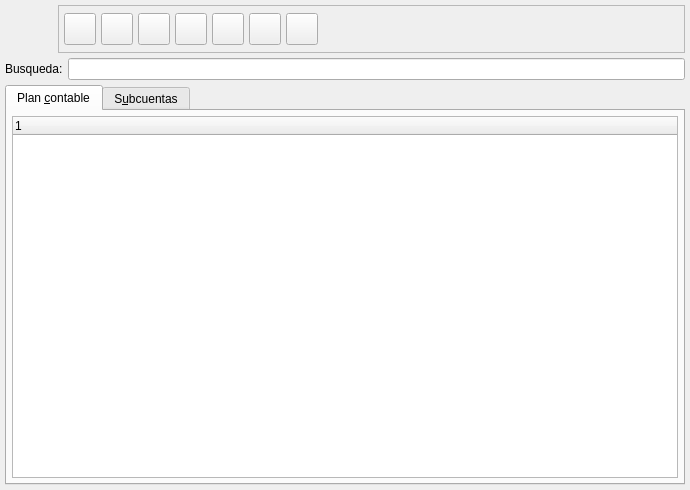
<ui version="4.0" >
 <author>aaloy</author>
 <comment>Pla de comptes		</comment>
 <class>BcPlanContableListBase</class>
 <widget class="QWidget" name="BcPlanContableListBase" >
  <property name="geometry" >
   <rect>
    <x>0</x>
    <y>0</y>
    <width>690</width>
    <height>490</height>
   </rect>
  </property>
  <property name="windowTitle" >
   <string>Plan de cuentas</string>
  </property>
  <property name="windowIcon" >
   <iconset resource="../../bulmages.qrc" >
    <normaloff>:/Images/account_plan.png</normaloff>:/Images/account_plan.png</iconset>
  </property>
  <property name="toolTip" >
   <string comment="Manteniment del plà de comptes" />
  </property>
  <layout class="QVBoxLayout" >
   <property name="spacing" >
    <number>5</number>
   </property>
   <property name="margin" >
    <number>5</number>
   </property>
   <item>
    <layout class="QHBoxLayout" >
     <property name="spacing" >
      <number>5</number>
     </property>
     <property name="margin" >
      <number>0</number>
     </property>
     <item>
      <widget class="QLabel" name="pixmapLabel1" >
       <property name="minimumSize" >
        <size>
         <width>48</width>
         <height>48</height>
        </size>
       </property>
       <property name="maximumSize" >
        <size>
         <width>48</width>
         <height>48</height>
        </size>
       </property>
       <property name="pixmap" >
        <pixmap resource="../../bulmages.qrc" >:/Images/account_plan.png</pixmap>
       </property>
       <property name="scaledContents" >
        <bool>true</bool>
       </property>
      </widget>
     </item>
     <item>
      <widget class="QFrame" name="frame_3" >
       <property name="sizePolicy" >
        <sizepolicy vsizetype="Fixed" hsizetype="Expanding" >
         <horstretch>0</horstretch>
         <verstretch>0</verstretch>
        </sizepolicy>
       </property>
       <property name="minimumSize" >
        <size>
         <width>42</width>
         <height>42</height>
        </size>
       </property>
       <property name="maximumSize" >
        <size>
         <width>16777215</width>
         <height>48</height>
        </size>
       </property>
       <property name="frameShape" >
        <enum>QFrame::StyledPanel</enum>
       </property>
       <property name="frameShadow" >
        <enum>QFrame::Raised</enum>
       </property>
       <layout class="QHBoxLayout" >
        <property name="spacing" >
         <number>5</number>
        </property>
        <property name="margin" >
         <number>5</number>
        </property>
        <item>
         <widget class="QToolButton" name="mui_crear" >
          <property name="sizePolicy" >
           <sizepolicy vsizetype="Fixed" hsizetype="Fixed" >
            <horstretch>0</horstretch>
            <verstretch>0</verstretch>
           </sizepolicy>
          </property>
          <property name="minimumSize" >
           <size>
            <width>32</width>
            <height>32</height>
           </size>
          </property>
          <property name="maximumSize" >
           <size>
            <width>32</width>
            <height>32</height>
           </size>
          </property>
          <property name="toolTip" >
           <string>Nueva cuenta</string>
          </property>
          <property name="whatsThis" >
           <string>Nueva cuenta</string>
          </property>
          <property name="text" >
           <string/>
          </property>
          <property name="icon" >
           <iconset resource="../../bulmages.qrc" >
            <normaloff>:/Images/document-new.png</normaloff>:/Images/document-new.png</iconset>
          </property>
          <property name="iconSize" >
           <size>
            <width>32</width>
            <height>32</height>
           </size>
          </property>
          <property name="shortcut" >
           <string>Ctrl+N</string>
          </property>
         </widget>
        </item>
        <item>
         <widget class="QToolButton" name="mui_editar" >
          <property name="sizePolicy" >
           <sizepolicy vsizetype="Fixed" hsizetype="Fixed" >
            <horstretch>0</horstretch>
            <verstretch>0</verstretch>
           </sizepolicy>
          </property>
          <property name="minimumSize" >
           <size>
            <width>32</width>
            <height>32</height>
           </size>
          </property>
          <property name="maximumSize" >
           <size>
            <width>32</width>
            <height>32</height>
           </size>
          </property>
          <property name="toolTip" >
           <string>Editar cuenta</string>
          </property>
          <property name="whatsThis" >
           <string>Editar cuenta</string>
          </property>
          <property name="text" >
           <string/>
          </property>
          <property name="icon" >
           <iconset resource="../../bulmages.qrc" >
            <normaloff>:/Images/document-open.png</normaloff>:/Images/document-open.png</iconset>
          </property>
          <property name="iconSize" >
           <size>
            <width>32</width>
            <height>32</height>
           </size>
          </property>
          <property name="shortcut" >
           <string>Ctrl+E</string>
          </property>
         </widget>
        </item>
        <item>
         <widget class="QToolButton" name="mui_borrar" >
          <property name="sizePolicy" >
           <sizepolicy vsizetype="Fixed" hsizetype="Fixed" >
            <horstretch>0</horstretch>
            <verstretch>0</verstretch>
           </sizepolicy>
          </property>
          <property name="minimumSize" >
           <size>
            <width>32</width>
            <height>32</height>
           </size>
          </property>
          <property name="maximumSize" >
           <size>
            <width>32</width>
            <height>32</height>
           </size>
          </property>
          <property name="toolTip" >
           <string>Borrar cuenta</string>
          </property>
          <property name="whatsThis" >
           <string>Borrar cuenta</string>
          </property>
          <property name="text" >
           <string/>
          </property>
          <property name="icon" >
           <iconset>
            <normaloff>:Images/edit-delete.png</normaloff>:Images/edit-delete.png</iconset>
          </property>
          <property name="iconSize" >
           <size>
            <width>32</width>
            <height>32</height>
           </size>
          </property>
          <property name="shortcut" >
           <string>Ctrl+D</string>
          </property>
         </widget>
        </item>
        <item>
         <widget class="QToolButton" name="mui_imprimir" >
          <property name="minimumSize" >
           <size>
            <width>32</width>
            <height>32</height>
           </size>
          </property>
          <property name="maximumSize" >
           <size>
            <width>32</width>
            <height>32</height>
           </size>
          </property>
          <property name="toolTip" >
           <string>Imprimir cuentas</string>
          </property>
          <property name="whatsThis" >
           <string>Imprimir cuentas</string>
          </property>
          <property name="text" >
           <string/>
          </property>
          <property name="icon" >
           <iconset resource="../../bulmages.qrc" >
            <normaloff>:/Images/document-print.png</normaloff>:/Images/document-print.png</iconset>
          </property>
          <property name="iconSize" >
           <size>
            <width>32</width>
            <height>32</height>
           </size>
          </property>
          <property name="shortcut" >
           <string>Ctrl+P</string>
          </property>
         </widget>
        </item>
        <item>
         <widget class="QToolButton" name="mui_exportar" >
          <property name="sizePolicy" >
           <sizepolicy vsizetype="Fixed" hsizetype="Fixed" >
            <horstretch>0</horstretch>
            <verstretch>0</verstretch>
           </sizepolicy>
          </property>
          <property name="minimumSize" >
           <size>
            <width>32</width>
            <height>32</height>
           </size>
          </property>
          <property name="maximumSize" >
           <size>
            <width>32</width>
            <height>32</height>
           </size>
          </property>
          <property name="toolTip" >
           <string>Exportar cuentas</string>
          </property>
          <property name="whatsThis" >
           <string>Exportar cuentas</string>
          </property>
          <property name="text" >
           <string/>
          </property>
          <property name="icon" >
           <iconset resource="../../bulmages.qrc" >
            <normaloff>:/Images/document-import.png</normaloff>:/Images/document-import.png</iconset>
          </property>
          <property name="iconSize" >
           <size>
            <width>32</width>
            <height>32</height>
           </size>
          </property>
         </widget>
        </item>
        <item>
         <widget class="QToolButton" name="mui_importar" >
          <property name="sizePolicy" >
           <sizepolicy vsizetype="Fixed" hsizetype="Fixed" >
            <horstretch>0</horstretch>
            <verstretch>0</verstretch>
           </sizepolicy>
          </property>
          <property name="minimumSize" >
           <size>
            <width>32</width>
            <height>32</height>
           </size>
          </property>
          <property name="maximumSize" >
           <size>
            <width>32</width>
            <height>32</height>
           </size>
          </property>
          <property name="toolTip" >
           <string>Importar cuentas</string>
          </property>
          <property name="whatsThis" >
           <string>Importar cuentas</string>
          </property>
          <property name="text" >
           <string/>
          </property>
          <property name="icon" >
           <iconset resource="../../bulmages.qrc" >
            <normaloff>:/Images/document-export.png</normaloff>:/Images/document-export.png</iconset>
          </property>
          <property name="iconSize" >
           <size>
            <width>32</width>
            <height>32</height>
           </size>
          </property>
         </widget>
        </item>
        <item>
         <widget class="QToolButton" name="mui_actualizar" >
          <property name="sizePolicy" >
           <sizepolicy vsizetype="Fixed" hsizetype="Fixed" >
            <horstretch>0</horstretch>
            <verstretch>0</verstretch>
           </sizepolicy>
          </property>
          <property name="minimumSize" >
           <size>
            <width>32</width>
            <height>32</height>
           </size>
          </property>
          <property name="maximumSize" >
           <size>
            <width>32</width>
            <height>32</height>
           </size>
          </property>
          <property name="toolTip" >
           <string>Actualizar listado</string>
          </property>
          <property name="whatsThis" >
           <string>Actualizar listado</string>
          </property>
          <property name="text" >
           <string/>
          </property>
          <property name="icon" >
           <iconset resource="../../bulmages.qrc" >
            <normaloff>:/Images/view-refresh.png</normaloff>:/Images/view-refresh.png</iconset>
          </property>
          <property name="iconSize" >
           <size>
            <width>32</width>
            <height>32</height>
           </size>
          </property>
          <property name="shortcut" >
           <string>F5</string>
          </property>
         </widget>
        </item>
        <item>
         <spacer>
          <property name="orientation" >
           <enum>Qt::Horizontal</enum>
          </property>
          <property name="sizeType" >
           <enum>QSizePolicy::Expanding</enum>
          </property>
          <property name="sizeHint" stdset="0" >
           <size>
            <width>161</width>
            <height>34</height>
           </size>
          </property>
         </spacer>
        </item>
       </layout>
      </widget>
     </item>
    </layout>
   </item>
   <item>
    <layout class="QHBoxLayout" >
     <property name="spacing" >
      <number>5</number>
     </property>
     <property name="margin" >
      <number>0</number>
     </property>
     <item>
      <widget class="QLabel" name="TextLabel2" >
       <property name="text" >
        <string>Busqueda:</string>
       </property>
      </widget>
     </item>
     <item>
      <widget class="QLineEdit" name="mui_busqueda" />
     </item>
    </layout>
   </item>
   <item>
    <widget class="QTabWidget" name="TabWidget2" >
     <property name="currentIndex" >
      <number>0</number>
     </property>
     <widget class="QWidget" name="tab1" >
      <attribute name="title" >
       <string>Plan &amp;contable</string>
      </attribute>
      <layout class="QVBoxLayout" >
       <property name="spacing" >
        <number>5</number>
       </property>
       <property name="margin" >
        <number>5</number>
       </property>
       <item>
        <widget class="QTreeWidget" name="mui_arbolcuentas" >
         <column>
          <property name="text" >
           <string>1</string>
          </property>
         </column>
        </widget>
       </item>
      </layout>
     </widget>
     <widget class="QWidget" name="tab2" >
      <attribute name="title" >
       <string>S&amp;ubcuentas</string>
      </attribute>
      <layout class="QGridLayout" >
       <property name="margin" >
        <number>5</number>
       </property>
       <property name="spacing" >
        <number>5</number>
       </property>
       <item row="0" column="0" >
        <widget class="QTableWidget" name="mui_tablacuentas" />
       </item>
      </layout>
     </widget>
    </widget>
   </item>
  </layout>
 </widget>
 <layoutdefault spacing="6" margin="11" />
 <tabstops>
  <tabstop>mui_busqueda</tabstop>
  <tabstop>TabWidget2</tabstop>
  <tabstop>mui_arbolcuentas</tabstop>
  <tabstop>mui_editar</tabstop>
  <tabstop>mui_borrar</tabstop>
  <tabstop>mui_imprimir</tabstop>
  <tabstop>mui_exportar</tabstop>
  <tabstop>mui_importar</tabstop>
  <tabstop>mui_actualizar</tabstop>
  <tabstop>mui_tablacuentas</tabstop>
 </tabstops>
 <resources>
  <include location="../../bulmages.qrc" />
 </resources>
 <connections/>
</ui>
